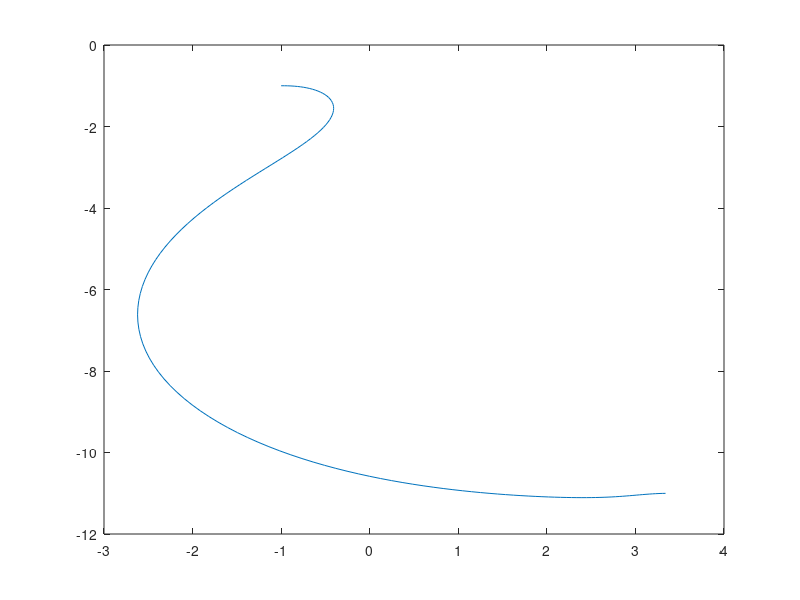

MATLAB code for this plot: (Note: this script raises an error after producing the figure.)
%recreating the Linearization paper
clear all
%basic parameters
T = 0.1;
N = 30;
u_max = [0.47;
        3.77];
u_min = -u_max;
% Q = diag([1 1 0.5]);
% Q_spec = blkdiag(Q, Q, Q, Q, Q);
% R = diag([0.1 0.1]);
% R_spec = blkdiag(R, R, R, R, R);

%create reference trajectory
x = [-1 -1 0]';
num_reference_points=150;
ref_speed = zeros(1, num_reference_points) + 0.37;
ref_angle = sin(linspace(-pi, pi, num_reference_points));
ref_u = [ref_speed; ref_angle];
ref_x = zeros(3, num_reference_points);
for k = 1:num_reference_points
   A = [1 0 -ref_speed(k)*sin(ref_angle(k))*T;
        0 1 ref_speed(k)*cos(ref_angle(k))*T;
        0 0 1];
   B = [cos(ref_angle(k))*T 0;
        sin(ref_angle(k))*T 0;
        0 T];
   ref_x(:, k) = x;
   x = A*x + B*ref_u(:, k);
end
figure(1)
plot(ref_x(1,:), ref_x(2, :))

res_x = [];
res_u = [];
x = [-0.8 -0.7 0]';
tic
for k = 1:num_reference_points
   %% update the A and B matrix
   [A_spec,B_dash,Q_spec,R_spec,A,B] = statespace(ref_u,ref_x,k,N,T);
%    A = [1 0 -ref_speed(k)*sin(ref_angle(k))*T;
%         0 1 ref_speed(k)*cos(ref_angle(k))*T;
%         0 0 1];
%    B = [cos(ref_angle(k))*T 0;
%         sin(ref_angle(k))*T 0;
%         0 T];
   %% update the A and B matrices corresponding to the horizon 
%    A_check = [eye(3);
%              A;
%              A^2;
%              A^3;
%              A^4];
%    
%    zr = zeros(3,2);
%    B_check = [zr, zr, zr, zr, zr;
%              B, zr, zr, zr, zr;
%              A*B, B, zr, zr, zr;
%              A^2*B, A*B, B, zr, zr;
%              A^3*B, A^2*B, A*B, B, zr];
   %% calculate u_min using quadprog
   H = double(2*(B_dash'*Q_spec*B_dash + R_spec));
   f = double(2*B_dash'*Q_spec*A_spec*(x-ref_x(:, k)));
   constraints_l = zeros(N*2*2, N*2);
   constraints_l_p = [1 0; -1 0; 0 1; 0 -1];
   for c = 1:4:N*4-3
       constraints_l(c:c+3, ((c-1)/4)*2+1:((c-1)/4)*2+2) = constraints_l_p;
   end
   constraints_r = [0.47; 0.47; 3.77; 3.77];
   final_r = [];
   for c =1:N
       final_r = [final_r ; constraints_r];
   end
   u_quad = quadprog(H, f, constraints_l, final_r);
   u_min = u_quad(1:2, 1);
   %% go to next step
   x = A*x + B*u_min;
   res_x = [res_x, x];
   res_u = [res_u, u_min];
end
toc
figure(2)
plot(res_x(1,:), res_x(2, :));
figure(3)
plot(res_u(1,:));
figure(4)
plot(res_u(2,:));

function B_completed = apply_power(A, B, mat)
    B_completed = [];
    sz = size(mat);
    for i = 1:sz(1)
        B_row = [];
        for j = 1:sz(2)
            B_row = [B_row, power_of_A_B(A, mat(i,j), B)];
        end
        B_completed = [B_completed; B_row];
    end
end

function A_dot = power_of_A_B(A, power, B)
    if power < 0
        A_dot = zeros(3, 2);
    elseif power == 0
        A_dot = B;
    else
        A_dot = (A^power)*B;
    end
end